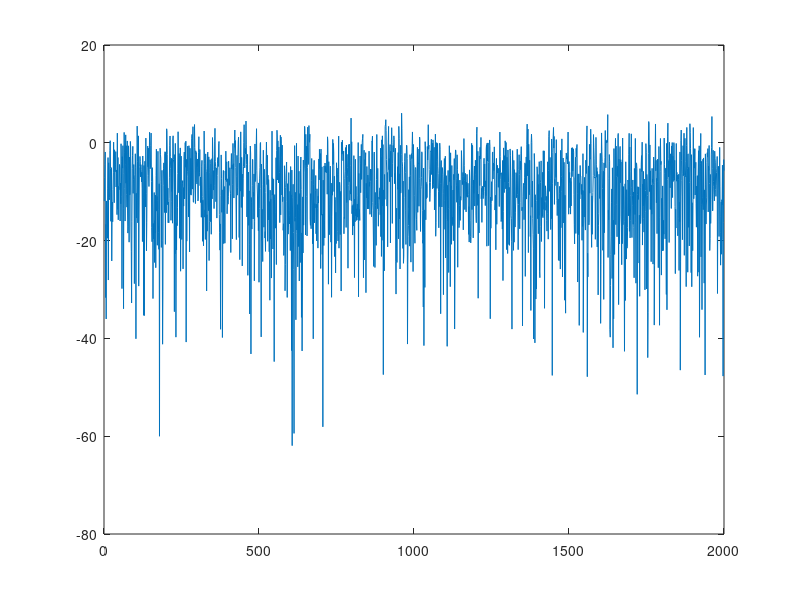
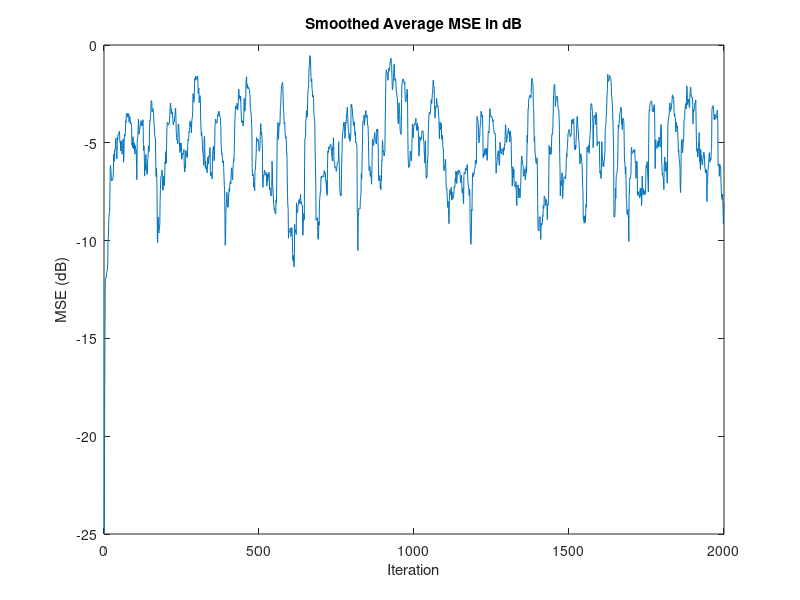

MATLAB code for these plots, in order:
clear all; 
close all;
clc;

T = zeros(2000, 100); % Initialize matrix to store MSE values for each iteration
f = 1000;
fsamp = 10000;
N = 2000;
mu = 0.1;
W0 = [0.1; 0.3; 0.5];
L = length(W0);
k = 0.001 * (0:N);
inp = sin(2 * pi * k / 200);
noise = 1.5 * randn(1, N + L - 1);

snr_db = 30;
np = 10^(-snr_db / 10);
sp = 1;
input = sqrt(sp) * randn(1, N + L - 1);
noise = sqrt(np) * noise;

x = zeros(L, 1);
w = zeros(L, 1);
e = zeros(1, N);
value = zeros(1, 10);

for m = 1:10
    for n = 1:N 
        x(2:L ,1) = x(1:L-1,1);
        x(1) = input(n);
        d = W0.' * x;
        y = w.' * x + noise(n);
        e(n) = d - y;
        MSE = e(n) * e(n);
        w = w + mu * x * e(n);
    end
    cross_corr = xcorr(w, W0, 'coeff');  % Compute normalized cross-correlation
    value(m) = max(cross_corr);
    mu = mu * 0.1;  % Decrease mu logarithmically
end

[~, mu_index] = max(value);
mu_opt = 0.1 / (10^(mu_index-1));
mu = mu_opt;

% Reinitialize variables for second run
w = zeros(L, 1);
%e = zeros(1, N);
value = zeros(1, 8);

for m = 1:8
    for n = 1:N 
        x(2:L ,1) = x(1:L-1,1);
        x(1) = input(n);
        d = W0.' * x;
        y = w.' * x + noise(n);
        e(n) = d - y;
        MSE = e(n) * e(n);
        w = w + mu * x * e(n);
    end
    cross_corr = xcorr(w, W0, 'coeff');  % Compute normalized cross-correlation
    value(m) = max(cross_corr);
end

[~, mu_index] = max(value);
mu = mu_opt * mu_index;
disp(['Optimal mu: ', num2str(mu)]);


%actual plot:
for n=1:N 
    x(2:L ,1)=x(1:L-1,1);
    x(1)=input(n);
    d=W0.'*x;
    y=w.'*x+noise(n);
    e(n)=d-y;
    MSE(n)=e(n)^2;
    w=w+mu*x*e(n);
          
end

mse_db=10*log10(MSE);
plot(mse_db);


% Store MSE for each iteration in T matrix
for k = 1:100
    w = zeros(L, 1);
    %e = zeros(1, N);
    MSE = zeros(1, N);
    
    for n = 1:N 
        x(2:L ,1) = x(1:L-1,1);
        x(1) = input(n);
        d = W0.' * x;
        y = w.' * x + noise(n);
        e(n) = d - y;
        MSE(n) = e(n)^2;
        w = w + mu * x * e(n);
    end
    T(:, k) = MSE;
end

% Compute average MSE over all iterations
mse_avg = mean(T, 2);

% Apply a moving average filter to smooth out the MSE curve
windowSize = 20;
b = (1/windowSize)*ones(1,windowSize);
a = 1;
mse_avg_smoothed = filter(b, a, mse_avg);

figure;
plot(10 * log10(mse_avg_smoothed));
title('Smoothed Average MSE in dB');
xlabel('Iteration');
ylabel('MSE (dB)');
